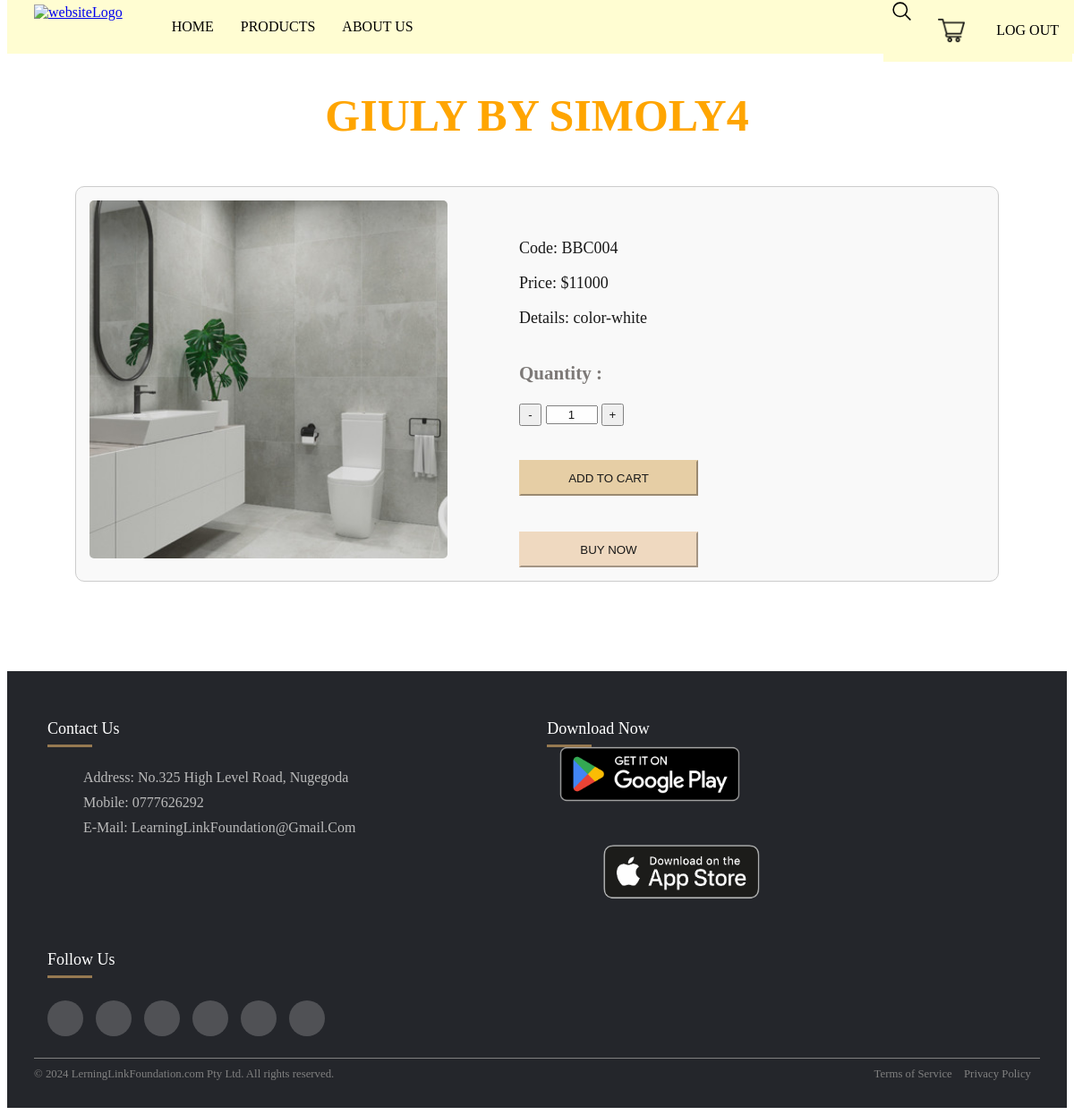
The page /product1details/priduct1details.php?productCode=BBC004 on the database its author committed.
### tables this page shows
CREATE TABLE `product` (
  `productCode` varchar(8) NOT NULL,
  `productType` varchar(255) NOT NULL,
  `productPrice` int(10) NOT NULL,
  `description` varchar(255) DEFAULT NULL,
  `productName` varchar(255) DEFAULT NULL,
  `imageName` varchar(255) DEFAULT NULL,
  `imagePath` varchar(255) DEFAULT NULL
);

### product1details/product1details.dbh.php (called while the page is built, shortened)
<?php
include '../dbconnection.php';
$productCode = isset($_GET['productCode']) ? $_GET['productCode'] : '';
$sql = "SELECT * FROM product WHERE productCode = ?";
$stmt = $conn->prepare($sql);
$stmt->bind_param("s", $productCode);
$stmt->execute();
$result = $stmt->get_result();
if ($result->num_rows > 0) {
    $product = $result->fetch_assoc();
} else {
    echo "Product not found.";
    exit;
}
?>

### product1details/priduct1details.php (the view, shortened to what this page needs)
<?php
    include 'product1details.dbh.php';
    include '../header.php';
?>
<!DOCTYPE html>
<html lang="en">
<head>
    <link rel="stylesheet" href="product1details.css">
</head>
<body>
<h1 class="item-name"><?php echo htmlspecialchars($product['productName']); ?></h1>
    <div class="product-detail">
        <img src="<?php echo htmlspecialchars($product['imagePath']); ?>" alt="<?php echo htmlspecialchars($product['imageName']); ?>" class="image">
        <div class="sub-details">
        <p>Code: <?php echo htmlspecialchars($product['productCode']); ?></p>
        <p>Price: $<?php echo htmlspecialchars($product['productPrice']); ?></p>
        <p>Details: <?php echo htmlspecialchars($product['description']); ?></p>
                    <p style="display: flex;"><h3 style="color: #706c69;">Quantity :</h3>
                    <button class="btn" onclick="decreaseQuantity()">-</button>
                    <input type="text" class="quantity-input" value="1" id="quantity">
                    <button class="btn" onclick="increaseQuantity()">+</button></p>
                    <form method="post" action="../cart/cart.dbh.php">
            <button type="submit" class="btn1">ADD TO CART</button>
        </form>
                        <button class="btn2">BUY NOW</button>
    </div></div>
</body>
</html>
<?php
    include '../footer.php';
?>

### product1details/product1details.css (style rules this page uses)
.product-detail { display: flex; max-width: 1000px; margin: auto; padding: 15px; border: 1px solid #ccc; border-radius: 10px; background-color: #f9f9f9; }
.product-detail img { width: 400px; height: 400px; object-fit: cover; border-radius: 5px; }
.sub-details { margin: 25px auto auto 80px; font-size: 18px; opacity: 90%; }
.item-name { margin: 100px auto 50px; text-align: center; color: orange; font-size: 50px; }
.btn { margin:auto auto 20px auto; width: 25px; height: 25px; }
.quantity-input { width: 50px; text-align: center; }
.btn1 { margin-right: 25px; width: 200px; height: 40px; background-color: #E4CA9D; border-color: #E4CA9D; }
.btn2 { margin-top: 40px; width: 200px; height: 40px; background-color: #EFD6BA; border-color: #EFD6BA; }

### rows shown on the page
product: productName "GIULY BY SIMOLY4", imagePath+imageName (picture), productCode "BBC004", productPrice "11000", description "color-white"
